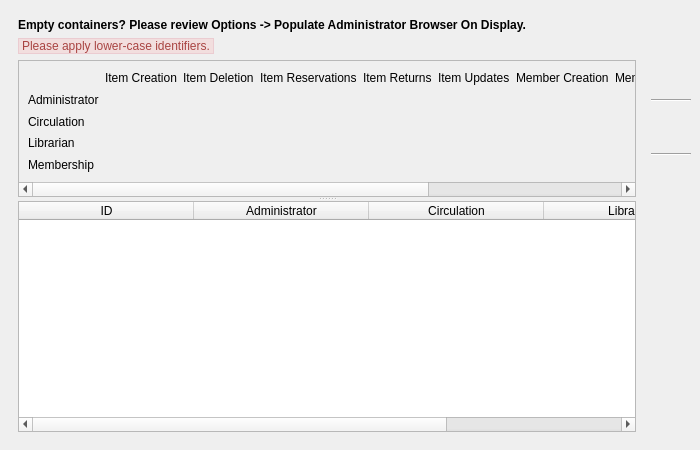
<?xml version="1.0" encoding="UTF-8"?>
<ui version="4.0">
 <class>adminBrowser</class>
 <widget class="QMainWindow" name="adminBrowser">
  <property name="geometry">
   <rect>
    <x>0</x>
    <y>0</y>
    <width>700</width>
    <height>450</height>
   </rect>
  </property>
  <property name="windowTitle">
   <string>BiblioteQ: Administrator Browser</string>
  </property>
  <property name="windowIcon">
   <iconset resource="../Icons/icons.qrc">
    <normaloff>:/book.png</normaloff>:/book.png</iconset>
  </property>
  <widget class="QWidget" name="centralwidget">
   <layout class="QHBoxLayout" name="horizontalLayout">
    <item>
     <widget class="QFrame" name="frame">
      <layout class="QVBoxLayout" name="verticalLayout">
       <item>
        <widget class="QLabel" name="label_33">
         <property name="font">
          <font>
           <weight>75</weight>
           <bold>true</bold>
          </font>
         </property>
         <property name="text">
          <string>Empty containers? Please review Options -&gt; Populate Administrator Browser On Display.</string>
         </property>
         <property name="wordWrap">
          <bool>true</bool>
         </property>
        </widget>
       </item>
       <item>
        <widget class="QLabel" name="label_32">
         <property name="sizePolicy">
          <sizepolicy hsizetype="Maximum" vsizetype="Preferred">
           <horstretch>0</horstretch>
           <verstretch>0</verstretch>
          </sizepolicy>
         </property>
         <property name="styleSheet">
          <string notr="true">QLabel {background-color: #f2dede; border: 1px solid #ebccd1; color:#a94442;}
</string>
         </property>
         <property name="text">
          <string>&lt;html&gt;&lt;head/&gt;&lt;body&gt;&lt;p&gt;Please apply lower-case identifiers.&lt;/p&gt;&lt;/body&gt;&lt;/html&gt;</string>
         </property>
        </widget>
       </item>
       <item>
        <widget class="QSplitter" name="splitter">
         <property name="orientation">
          <enum>Qt::Vertical</enum>
         </property>
         <property name="childrenCollapsible">
          <bool>false</bool>
         </property>
         <widget class="QScrollArea" name="scrollArea">
          <property name="widgetResizable">
           <bool>true</bool>
          </property>
          <widget class="QWidget" name="scrollAreaWidgetContents">
           <property name="geometry">
            <rect>
             <x>0</x>
             <y>0</y>
             <width>1195</width>
             <height>146</height>
            </rect>
           </property>
           <layout class="QGridLayout" name="gridLayout">
            <item row="0" column="1">
             <widget class="QLabel" name="label_6">
              <property name="text">
               <string>Item Creation</string>
              </property>
             </widget>
            </item>
            <item row="0" column="2">
             <widget class="QLabel" name="label_7">
              <property name="text">
               <string>Item Deletion</string>
              </property>
             </widget>
            </item>
            <item row="0" column="3">
             <widget class="QLabel" name="label_8">
              <property name="text">
               <string>Item Reservations</string>
              </property>
             </widget>
            </item>
            <item row="0" column="4">
             <widget class="QLabel" name="label_9">
              <property name="text">
               <string>Item Returns</string>
              </property>
             </widget>
            </item>
            <item row="0" column="5">
             <widget class="QLabel" name="label_10">
              <property name="text">
               <string>Item Updates</string>
              </property>
             </widget>
            </item>
            <item row="0" column="6">
             <widget class="QLabel" name="label_11">
              <property name="text">
               <string>Member Creation</string>
              </property>
             </widget>
            </item>
            <item row="0" column="7">
             <widget class="QLabel" name="label_12">
              <property name="text">
               <string>Member Deletion</string>
              </property>
             </widget>
            </item>
            <item row="0" column="8">
             <widget class="QLabel" name="label_13">
              <property name="text">
               <string>Member Updates</string>
              </property>
             </widget>
            </item>
            <item row="0" column="9">
             <widget class="QLabel" name="label_14">
              <property name="text">
               <string>Reservation Histories</string>
              </property>
             </widget>
            </item>
            <item row="1" column="0">
             <widget class="QLabel" name="label_2">
              <property name="text">
               <string>Administrator</string>
              </property>
             </widget>
            </item>
            <item row="1" column="1">
             <widget class="QLabel" name="label">
              <property name="text">
               <string/>
              </property>
              <property name="pixmap">
               <pixmap resource="../Icons/icons.qrc">:/16x16/ok.png</pixmap>
              </property>
              <property name="alignment">
               <set>Qt::AlignCenter</set>
              </property>
              <property name="wordWrap">
               <bool>true</bool>
              </property>
             </widget>
            </item>
            <item row="1" column="2">
             <widget class="QLabel" name="label_15">
              <property name="text">
               <string/>
              </property>
              <property name="pixmap">
               <pixmap resource="../Icons/icons.qrc">:/16x16/ok.png</pixmap>
              </property>
              <property name="alignment">
               <set>Qt::AlignCenter</set>
              </property>
             </widget>
            </item>
            <item row="1" column="3">
             <widget class="QLabel" name="label_16">
              <property name="text">
               <string/>
              </property>
              <property name="pixmap">
               <pixmap resource="../Icons/icons.qrc">:/16x16/ok.png</pixmap>
              </property>
              <property name="alignment">
               <set>Qt::AlignCenter</set>
              </property>
             </widget>
            </item>
            <item row="1" column="4">
             <widget class="QLabel" name="label_17">
              <property name="text">
               <string/>
              </property>
              <property name="pixmap">
               <pixmap resource="../Icons/icons.qrc">:/16x16/ok.png</pixmap>
              </property>
              <property name="alignment">
               <set>Qt::AlignCenter</set>
              </property>
             </widget>
            </item>
            <item row="1" column="5">
             <widget class="QLabel" name="label_18">
              <property name="text">
               <string/>
              </property>
              <property name="pixmap">
               <pixmap resource="../Icons/icons.qrc">:/16x16/ok.png</pixmap>
              </property>
              <property name="alignment">
               <set>Qt::AlignCenter</set>
              </property>
             </widget>
            </item>
            <item row="1" column="6">
             <widget class="QLabel" name="label_19">
              <property name="text">
               <string/>
              </property>
              <property name="pixmap">
               <pixmap resource="../Icons/icons.qrc">:/16x16/ok.png</pixmap>
              </property>
              <property name="alignment">
               <set>Qt::AlignCenter</set>
              </property>
             </widget>
            </item>
            <item row="1" column="7">
             <widget class="QLabel" name="label_20">
              <property name="text">
               <string/>
              </property>
              <property name="pixmap">
               <pixmap resource="../Icons/icons.qrc">:/16x16/ok.png</pixmap>
              </property>
              <property name="alignment">
               <set>Qt::AlignCenter</set>
              </property>
             </widget>
            </item>
            <item row="1" column="8">
             <widget class="QLabel" name="label_21">
              <property name="text">
               <string/>
              </property>
              <property name="pixmap">
               <pixmap resource="../Icons/icons.qrc">:/16x16/ok.png</pixmap>
              </property>
              <property name="alignment">
               <set>Qt::AlignCenter</set>
              </property>
             </widget>
            </item>
            <item row="1" column="9">
             <widget class="QLabel" name="label_22">
              <property name="text">
               <string/>
              </property>
              <property name="pixmap">
               <pixmap resource="../Icons/icons.qrc">:/16x16/ok.png</pixmap>
              </property>
              <property name="alignment">
               <set>Qt::AlignCenter</set>
              </property>
             </widget>
            </item>
            <item row="2" column="0">
             <widget class="QLabel" name="label_3">
              <property name="text">
               <string>Circulation</string>
              </property>
             </widget>
            </item>
            <item row="2" column="3">
             <widget class="QLabel" name="label_23">
              <property name="text">
               <string/>
              </property>
              <property name="pixmap">
               <pixmap resource="../Icons/icons.qrc">:/16x16/ok.png</pixmap>
              </property>
              <property name="alignment">
               <set>Qt::AlignCenter</set>
              </property>
             </widget>
            </item>
            <item row="2" column="4">
             <widget class="QLabel" name="label_24">
              <property name="text">
               <string/>
              </property>
              <property name="pixmap">
               <pixmap resource="../Icons/icons.qrc">:/16x16/ok.png</pixmap>
              </property>
              <property name="alignment">
               <set>Qt::AlignCenter</set>
              </property>
             </widget>
            </item>
            <item row="2" column="9">
             <widget class="QLabel" name="label_25">
              <property name="text">
               <string/>
              </property>
              <property name="pixmap">
               <pixmap resource="../Icons/icons.qrc">:/16x16/ok.png</pixmap>
              </property>
              <property name="alignment">
               <set>Qt::AlignCenter</set>
              </property>
             </widget>
            </item>
            <item row="3" column="0">
             <widget class="QLabel" name="label_4">
              <property name="text">
               <string>Librarian</string>
              </property>
             </widget>
            </item>
            <item row="3" column="1">
             <widget class="QLabel" name="label_26">
              <property name="text">
               <string/>
              </property>
              <property name="pixmap">
               <pixmap resource="../Icons/icons.qrc">:/16x16/ok.png</pixmap>
              </property>
              <property name="alignment">
               <set>Qt::AlignCenter</set>
              </property>
             </widget>
            </item>
            <item row="3" column="2">
             <widget class="QLabel" name="label_27">
              <property name="text">
               <string/>
              </property>
              <property name="pixmap">
               <pixmap resource="../Icons/icons.qrc">:/16x16/ok.png</pixmap>
              </property>
              <property name="alignment">
               <set>Qt::AlignCenter</set>
              </property>
             </widget>
            </item>
            <item row="3" column="5">
             <widget class="QLabel" name="label_28">
              <property name="text">
               <string/>
              </property>
              <property name="pixmap">
               <pixmap resource="../Icons/icons.qrc">:/16x16/ok.png</pixmap>
              </property>
              <property name="alignment">
               <set>Qt::AlignCenter</set>
              </property>
             </widget>
            </item>
            <item row="4" column="0">
             <widget class="QLabel" name="label_5">
              <property name="text">
               <string>Membership</string>
              </property>
             </widget>
            </item>
            <item row="4" column="6">
             <widget class="QLabel" name="label_29">
              <property name="text">
               <string/>
              </property>
              <property name="pixmap">
               <pixmap resource="../Icons/icons.qrc">:/16x16/ok.png</pixmap>
              </property>
              <property name="alignment">
               <set>Qt::AlignCenter</set>
              </property>
             </widget>
            </item>
            <item row="4" column="7">
             <widget class="QLabel" name="label_30">
              <property name="text">
               <string/>
              </property>
              <property name="pixmap">
               <pixmap resource="../Icons/icons.qrc">:/16x16/ok.png</pixmap>
              </property>
              <property name="alignment">
               <set>Qt::AlignCenter</set>
              </property>
             </widget>
            </item>
            <item row="4" column="8">
             <widget class="QLabel" name="label_31">
              <property name="text">
               <string/>
              </property>
              <property name="pixmap">
               <pixmap resource="../Icons/icons.qrc">:/16x16/ok.png</pixmap>
              </property>
              <property name="alignment">
               <set>Qt::AlignCenter</set>
              </property>
             </widget>
            </item>
           </layout>
          </widget>
         </widget>
         <widget class="QTableWidget" name="table">
          <property name="editTriggers">
           <set>QAbstractItemView::DoubleClicked</set>
          </property>
          <property name="alternatingRowColors">
           <bool>true</bool>
          </property>
          <property name="selectionMode">
           <enum>QAbstractItemView::SingleSelection</enum>
          </property>
          <property name="selectionBehavior">
           <enum>QAbstractItemView::SelectRows</enum>
          </property>
          <property name="verticalScrollMode">
           <enum>QAbstractItemView::ScrollPerPixel</enum>
          </property>
          <property name="horizontalScrollMode">
           <enum>QAbstractItemView::ScrollPerPixel</enum>
          </property>
          <property name="cornerButtonEnabled">
           <bool>false</bool>
          </property>
          <attribute name="horizontalHeaderMinimumSectionSize">
           <number>175</number>
          </attribute>
          <attribute name="horizontalHeaderDefaultSectionSize">
           <number>175</number>
          </attribute>
          <attribute name="horizontalHeaderStretchLastSection">
           <bool>true</bool>
          </attribute>
          <column>
           <property name="text">
            <string>ID</string>
           </property>
          </column>
          <column>
           <property name="text">
            <string>Administrator</string>
           </property>
          </column>
          <column>
           <property name="text">
            <string>Circulation</string>
           </property>
          </column>
          <column>
           <property name="text">
            <string>Librarian</string>
           </property>
          </column>
          <column>
           <property name="text">
            <string>Membership</string>
           </property>
          </column>
         </widget>
        </widget>
       </item>
      </layout>
     </widget>
    </item>
    <item>
     <layout class="QVBoxLayout" name="_2">
      <item>
       <widget class="QToolButton" name="addButton">
        <property name="toolTip">
         <string>Add Administrator</string>
        </property>
        <property name="icon">
         <iconset resource="../Icons/icons.qrc">
          <normaloff>:/32x32/add.png</normaloff>:/32x32/add.png</iconset>
        </property>
        <property name="iconSize">
         <size>
          <width>32</width>
          <height>32</height>
         </size>
        </property>
        <property name="autoRaise">
         <bool>true</bool>
        </property>
       </widget>
      </item>
      <item>
       <widget class="QToolButton" name="deleteButton">
        <property name="toolTip">
         <string>Delete Selected Administrator</string>
        </property>
        <property name="icon">
         <iconset resource="../Icons/icons.qrc">
          <normaloff>:/32x32/remove.png</normaloff>:/32x32/remove.png</iconset>
        </property>
        <property name="iconSize">
         <size>
          <width>32</width>
          <height>32</height>
         </size>
        </property>
        <property name="autoRaise">
         <bool>true</bool>
        </property>
       </widget>
      </item>
      <item>
       <widget class="Line" name="line_2">
        <property name="orientation">
         <enum>Qt::Horizontal</enum>
        </property>
       </widget>
      </item>
      <item>
       <widget class="QToolButton" name="saveButton">
        <property name="toolTip">
         <string>Save Changes</string>
        </property>
        <property name="text">
         <string/>
        </property>
        <property name="icon">
         <iconset resource="../Icons/icons.qrc">
          <normaloff>:/32x32/save.png</normaloff>:/32x32/save.png</iconset>
        </property>
        <property name="iconSize">
         <size>
          <width>32</width>
          <height>32</height>
         </size>
        </property>
        <property name="shortcut">
         <string>Ctrl+S</string>
        </property>
        <property name="autoRaise">
         <bool>true</bool>
        </property>
       </widget>
      </item>
      <item>
       <widget class="Line" name="line">
        <property name="orientation">
         <enum>Qt::Horizontal</enum>
        </property>
       </widget>
      </item>
      <item>
       <widget class="QToolButton" name="reloadButton">
        <property name="toolTip">
         <string>Refresh Table</string>
        </property>
        <property name="icon">
         <iconset resource="../Icons/icons.qrc">
          <normaloff>:/32x32/reload.png</normaloff>:/32x32/reload.png</iconset>
        </property>
        <property name="iconSize">
         <size>
          <width>32</width>
          <height>32</height>
         </size>
        </property>
        <property name="shortcut">
         <string>F5</string>
        </property>
        <property name="autoRaise">
         <bool>true</bool>
        </property>
       </widget>
      </item>
      <item>
       <spacer name="spacer">
        <property name="orientation">
         <enum>Qt::Vertical</enum>
        </property>
        <property name="sizeHint" stdset="0">
         <size>
          <width>20</width>
          <height>40</height>
         </size>
        </property>
       </spacer>
      </item>
      <item>
       <widget class="QToolButton" name="cancelButton">
        <property name="toolTip">
         <string>Close Browser</string>
        </property>
        <property name="icon">
         <iconset resource="../Icons/icons.qrc">
          <normaloff>:/32x32/cancel.png</normaloff>:/32x32/cancel.png</iconset>
        </property>
        <property name="iconSize">
         <size>
          <width>32</width>
          <height>32</height>
         </size>
        </property>
        <property name="shortcut">
         <string>Ctrl+W</string>
        </property>
        <property name="autoRaise">
         <bool>true</bool>
        </property>
       </widget>
      </item>
     </layout>
    </item>
   </layout>
  </widget>
 </widget>
 <tabstops>
  <tabstop>scrollArea</tabstop>
  <tabstop>table</tabstop>
  <tabstop>addButton</tabstop>
  <tabstop>deleteButton</tabstop>
  <tabstop>saveButton</tabstop>
  <tabstop>reloadButton</tabstop>
  <tabstop>cancelButton</tabstop>
 </tabstops>
 <resources>
  <include location="../Icons/icons.qrc"/>
  <include location="../Icons/icons.qrc"/>
 </resources>
 <connections/>
</ui>
